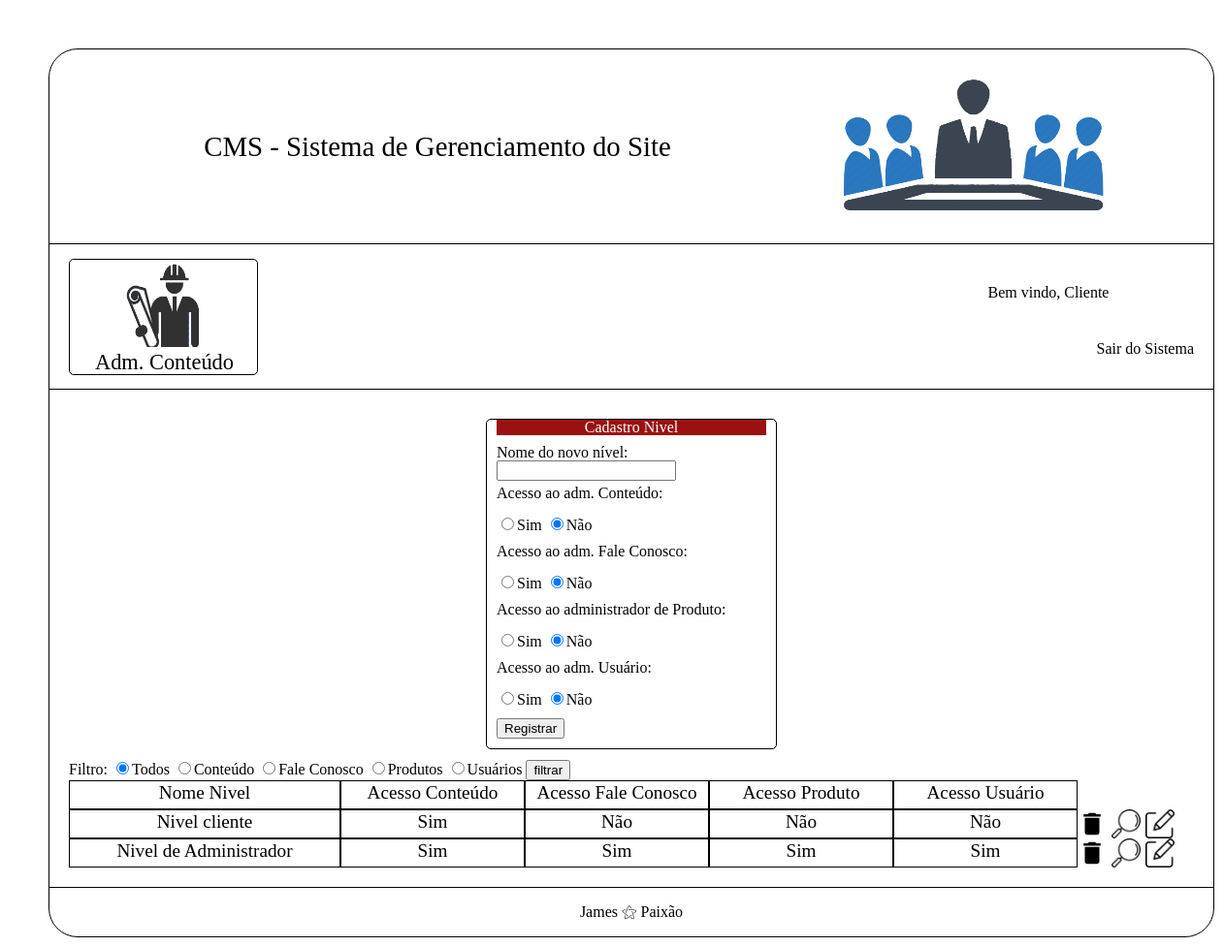
The page /cms/pagina_niveis_acesso.php (signed in) on the database its author committed.
### tables this page shows
create table tblNivelAcesso (
	idNivelAcesso int(11) not null auto_increment primary key,
    nomeNivel varchar(200) not null,
    acessoConteudo boolean not null,
    acessoFaleConosco boolean not null,
    acessoProduto boolean not null,
    acessoUsuarios boolean not null
);

### cms/pagina_niveis_acesso.php (the view, shortened to what this page needs)
<?php
    $conexao = conexaoMysql();
    $dominio= $_SERVER['HTTP_HOST'];
    $url = "http://" . $dominio. $_SERVER['REQUEST_URI'];
    if(isset($_POST['botao_filtrar'])){
        if($_GET['modo']){
            if($_GET['modo'] == 'filtrar'){
                $filtro = $_POST['input_filter'];
                switch($filtro){
                    case "c":
                        $sqlQuerySelectNiveis = "select tblNivelAcesso.*
                            from tblNivelAcesso
                            where tblNivelAcesso.acessoConteudo = 1
                            order by tblNivelAcesso.nomeNivel";
                    break;
                    case "f":
                        $sqlQuerySelectNiveis = "select tblNivelAcesso.*
                            from tblNivelAcesso
                            where tblNivelAcesso.acessoFaleConosco = 1
                            order by tblNivelAcesso.nomeNivel";
                    break;
                    case "p":
                        $sqlQuerySelectNiveis = "select tblNivelAcesso.*
                            from tblNivelAcesso
                            where tblNivelAcesso.acessoProduto = 1
                            order by tblNivelAcesso.nomeNivel";
                    break;
                    case "u":
                        $sqlQuerySelectNiveis = "select tblNivelAcesso.*
                            from tblNivelAcesso
                            where tblNivelAcesso.acessoUsuarios = 1
                            order by tblNivelAcesso.nomeNivel";
                    break;
                    default:
                        $sqlQuerySelectNiveis = "select * from tblNivelAcesso
                        order by tblNivelAcesso.nomeNivel";
                    break;
                }
            }
        }
    }
    else{
        $sqlQuerySelectNiveis = "select * from tblNivelAcesso order by tblNivelAcesso.nomeNivel";
    }
    $querySelectNiveis = mysqli_query($conexao, $sqlQuerySelectNiveis);
    $action = "modulos/inserir_nivel_acesso.php?modo=inserir&url=" .$url;
    $nomeNivel = null;
    $acessoConteudo = null;
    $acessoFaleConosco = null;
    $acessoProdutos = null;
    $acessoUsuarios = null;
?>
<!DOCTYPE html>
<html lang="pt-br">
    <head>
        <?php
            require_once('modulos/imports.php');
        ?>
    </head>
    <body>
        <div id="div_cms">
            <?php
                require_once('modulos/menu.php');
            ?>
            <div id="div_submenus_cms">
                <form name="form_adm_nivel_acesso" action="<?=$action?>" method="post">
                    <div class="div_cadastro">
                        <div class="titulo_do_cadastro">Cadastro Nivel</div>
                        <div class="input_cadastro">
                            Nome do novo nível:
                            <input type="text" name="nome_nivel_input" required value="<?=$nomeNivel?>">
                        </div>
                        <div class="input_cadastro">
                            Acesso ao adm. Conteúdo:
                        </div>
                        <div class="input_cadastro">
                            <input type="radio" name="adm_conteudo_radio" value="1"
                                <?php
                                    if($acessoConteudo == '1'){
                                        echo("checked");
                                    }
                                ?>
                            >Sim
                            <input type="radio" name="adm_conteudo_radio" value="0"
                                <?php
                                    if($acessoConteudo != '1'){
                                        echo("checked");
                                    }
                                ?>
                            >Não
                        </div>
                        <div class="input_cadastro">
                            Acesso ao adm. Fale Conosco:
                        </div>
                        <div class="input_cadastro">
                            <input type="radio" name="adm_fale_conosco_radio" value="1"
                                <?php
                                    if($acessoFaleConosco == '1'){
                                        echo("checked");
                                    }
                                ?>
                            >Sim
                            <input type="radio" name="adm_fale_conosco_radio" value="0"
                                <?php
                                    if($acessoFaleConosco != '1'){
                                        echo("checked");
                                    }
                                ?>
                            >Não
                        </div>
                        <div class="input_cadastro">
                            Acesso ao administrador de Produto:
                        </div>
                        <div class="input_cadastro">
                            <input type="radio" name="adm_produto_radio" value="1"
                                <?php
                                    if($acessoProdutos == '1'){
                                        echo("checked");
                                    }
                                ?>
                            >Sim
                            <input type="radio" name="adm_produto_radio" value="0"
                                <?php
                                    if($acessoProdutos != '1'){
                                        echo("checked");
                                    }
                                ?>
                            >Não
                        </div>
                        <div class="input_cadastro">
                            Acesso ao adm. Usuário:
                        </div>
                        <div class="input_cadastro">
                            <input type="radio" name="adm_usuario_radio" value="1"
                                <?php
                                    if($acessoUsuarios == '1'){
                                        echo("checked");
                                    }
                                ?>
                            >Sim
                            <input type="radio" name="adm_usuario_radio" value="0"
                                <?php
                                    if($acessoUsuarios != '1'){
                                        echo("checked");
                                    }
                                ?>
                            >Não
                        </div>
                        <div class="botaoRegistrar">
                            <input type="submit" name="submit_cms" value="Registrar">
                        </div>
                    </div>
                </form>
                <form name="formAdmNiveisAcessoFiltro" action="pagina_niveis_acesso.php?modo=filtrar" method="post">
                    Filtro:
                    <input type="radio" name="input_filter" value="a" checked>Todos
                    <input type="radio" name="input_filter" value="c">Conteúdo
                    <input type="radio" name="input_filter" value="f">Fale Conosco
                    <input type="radio" name="input_filter" value="p">Produtos
                    <input type="radio" name="input_filter" value="u">Usuários
                    <input type="submit" value="filtrar" name="botao_filtrar">
                </form>
                <div class="div_comentarios">
                    <div class="nome_nivel">Nome Nivel</div>
                    <div class="nivel_permissao">Acesso Conteúdo</div>
                    <div class="nivel_permissao">Acesso Fale Conosco</div>
                    <div class="nivel_permissao">Acesso Produto</div>
                    <div class="nivel_permissao">Acesso Usuário</div>
                </div>
                <?php
                    while($rsSelect = mysqli_fetch_assoc($querySelectNiveis)){
                        ?>
                            <div class="div_comentarios">
                                <div class="nome_nivel"><?=$rsSelect['nomeNivel']?></div>
                                <div class="nivel_permissao">
                                    <?php
                                        if($rsSelect['acessoConteudo'] == 1){
                                            echo('Sim');
                                        }
                                        else{
                                            echo('Não');
                                        }
                                    ?>
                                </div>
                                <div class="nivel_permissao">
                                    <?php
                                        if($rsSelect['acessoFaleConosco'] == 1){
                                            echo('Sim');
                                        }
                                        else{
                                            echo('Não');
                                        }
                                    ?>
                                </div>
                                <div class="nivel_permissao">
                                    <?php
                                        if($rsSelect['acessoProduto'] == 1){
                                            echo('Sim');
                                        }
                                        else{
                                            echo('Não');
                                        }
                                    ?>
                                </div>
                                <div class="nivel_permissao">
                                    <?php
                                        if($rsSelect['acessoUsuarios'] == 1){
                                            echo('Sim');
                                        }
                                        else{
                                            echo('Não');
                                        }
                                    ?>
                                </div>
                                <a onclick="return confirm('Deseja realmente excluir o registro? Todos os usuários que utilizam este nível de acesso também serão excluídos!    ');"
                                href="modulos/deletar_nivel_acesso.php?modo=excluir&id=<?=$rsSelect['idNivelAcesso']?>&url=<?=$url?>">
                                    <div class="excluir"></div>
                                </a>
                                <div class="visualizar" onclick="visualizarNivelAcesso(<?=$rsSelect['idNivelAcesso']?>);"></div>
                                <a href="pagina_niveis_acesso.php?modo=editar&id=<?=$rsSelect['idNivelAcesso']?>">
                                    <div class="editar"></div>
                                </a>
                            </div>
                        <?php
                    }
                ?>
            </div>
            <div id="footer_cms">
                 James ⚝ Paixão
            </div>
        </div>
    </body>
</html>

### cms/css/style.css (style rules this page uses)
* { user-select: none; }
body { padding: 50px; }
a { text-decoration: none; color: #000000; }
#div_cms { width: 1200px; min-height: 800px; height: auto; margin-left: auto; margin-right: auto; border: black 1px solid; border-radius: 30px; }
#div_submenus_cms { width: inherit; min-height: 500px; height: auto; overflow: hidden; padding: 20px; box-sizing: border-box; border-bottom: 1px solid black; }
.div_cadastro { width: 300px; min-height: 100px; height: auto; border: solid 1px black; box-sizing: border-box; padding: 10px; padding-top: 0px; border-radius: 5px; margin-bottom: 10px; margin-top: 10px; margin-left: auto; margin-right: auto; }
.titulo_do_cadastro { text-align: center; background-color: #9b1111; color: white; margin-bottom: 10px; }
.input_cadastro { width: 100%; min-height: 25px; height: auto; overflow: hidden; box-sizing: border-box; margin-bottom: 5px; }
.nome_nivel { width: 280px; height: 30px; border: 1px black solid; box-sizing: border-box; font-size: 1.2em; line-height: 1.2em; text-align: center; float: left; }
.nivel_permissao { width: 190px; height: 30px; border: 1px black solid; box-sizing: border-box; font-size: 1.2em; line-height: 1.2em; text-align: center; float: left; }
.div_comentarios { width: 1160px; min-height: 30px; height: auto; float: left; }
.excluir { width: 30px; height: 30px; margin-right: 5px; float: left; background-repeat: no-repeat; background-size: cover; background-image: url(../imagens/delete-24px.svg); }
.visualizar { width: 30px; height: 30px; margin-right: 5px; float: left; background-repeat: no-repeat; background-size: cover; background-image: url(../imagens/visualizar.png); }
.editar { width: 30px; height: 30px; margin-right: 5px; float: left; background-repeat: no-repeat; background-size: cover; background-image: url(../imagens/editar.png); }
#footer_cms { width: inherit; height: 50px; line-height: 50px; text-align: center; }

### rows shown on the page
tblnivelacesso: nomeNivel "Nivel cliente", acessoConteudo "Sim", acessoFaleConosco "Não", acessoProduto "Não", acessoUsuarios "Não"
tblnivelacesso: nomeNivel "Nivel de Administrador", acessoConteudo "Sim", acessoFaleConosco "Sim", acessoProduto "Sim", acessoUsuarios "Sim"

### other values the page prints
$_SESSION['nomeUsuario'] "Cliente"
